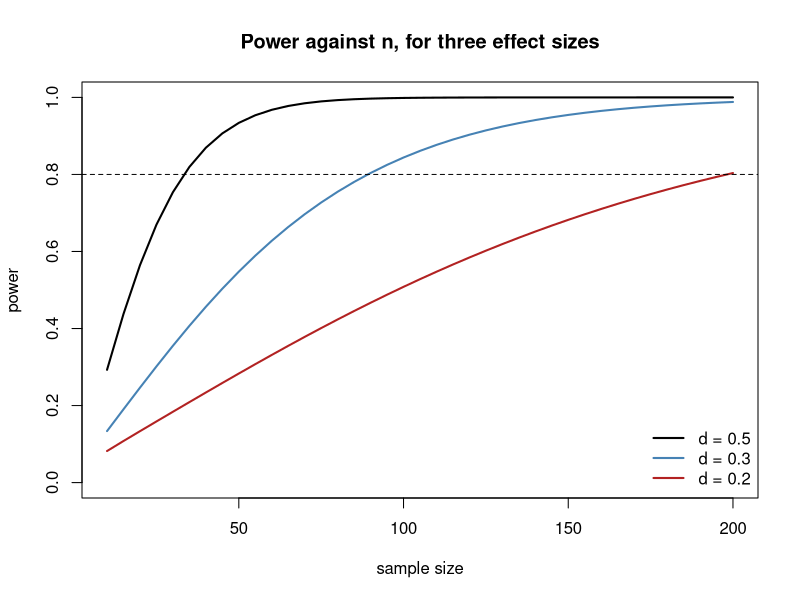
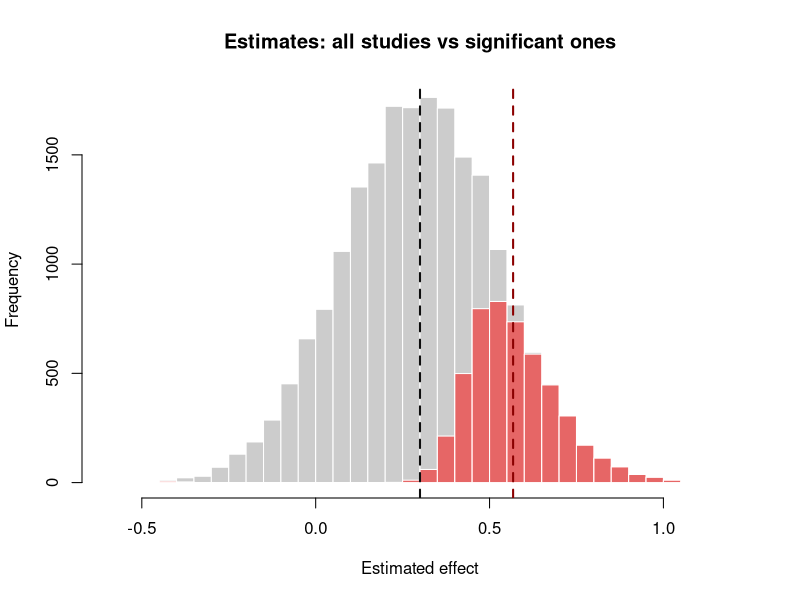
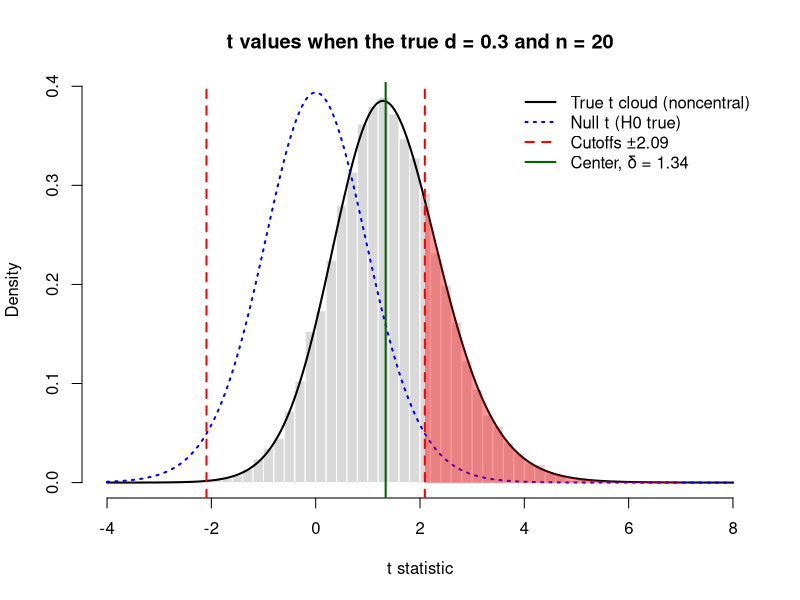

Write the R code that produced these figures, in order.


# Power ------------------------------------------------------------------------

# alpha is the false positive rate (chosen)
# alpha = 1 - confidence level

# beta is the false negative rate (inherited by study design)


# Power = 1 - beta
# power = P(rejecting H0 | H0 is false)
# The probability that a study finds a true effect
# The probability of rejecting H0 when H0 is false



set.seed(6101)
# True effect of 0.5 standard deviations. How often does n = 30 detect it?
detected <- replicate(10000, {
  x <- rnorm(30, mean = 0.5, sd = 1)
  t.test(x, mu = 0)$p.value < 0.05
})

round(mean(detected), 3)



# Two Simple Simulations to lead up to Power -----------------------------------
# The simulations assert that xbar is the true mean of the population.
# We show how often random sampling correctly rejects the null value, mean = 0,
# for a one sample t test.The proportion of one sample test that correctly rejects
# the null is the power of the study.

n30 <- 30
xbar <- 0.5
mu <- 0
sd_1 <- 1
sd_d5 <- 0.5
cv <- qt(0.975, n30 - 1)

# Simulation 1
set.seed(6101)
x1 <- rnorm(30, mean = xbar, sd = sd_1) # random sample
t.test(x1, mu = mu) # one sample t test against mu = 0
sim1 <- t.test(x1, mu = mu)
sim1$statistic # t statistic 
cv # critical value
d1 <- (xbar - mu) / sd_1
d1 # cohen's d

round(c(t_stat = sim1$statistic,
        p = sim1$p.value,
        crit_val = cv,
        xbar = mean(x1),
        D = d1), 3)

# Non centrality parameter for a one sample t test
# Assuming d1 is true effect size (H0 is false), the center of the t distribution is given:
t1_center <- d1 * sqrt(n30)
t1_center # noncentral parameter
# if samples of n = 30 were repeatedly drawn, the t-distribution would be centered at t_center

# Simulation 2
set.seed(6101)
x2 <- rnorm(30, mean = xbar, sd = sd_d5)
sim2 <- t.test(x2, mu = mu)
sim2$statistic
cv
d2 <- (xbar - mu) / sd_d5
d2

round(c(t_stat = sim2$statistic,
        p = sim2$p.value,
        crit_val = cv,
        xbar = mean(x2),
        D = d2), 3)

# Non centrality parameter for a one sample t test
# Assuming d2 is true effect size (H0 is false), the center of the t distribution is given:
t2_center <- d2 * sqrt(n30)
t2_center # noncentral parameter
# if samples of n = 30 were repeatedly drawn, the t-distribution would be centered at t_center


# Non centrality parameter for a two-sample t test
# parameter = (mu1 - mu2) / (sigma * sqrt(2/n)) = d * sqrt(n/2)


# Exact, from the noncentral t
power_t <- function(d, n, alpha = 0.05) {
  crit <- qt(1 - alpha/2, df = n - 1)
  ncp  <- d * sqrt(n)
  1 - pt(crit, n - 1, ncp = ncp) + pt(-crit, n - 1, ncp = ncp)
}

power_t(0.5, 30)   # ~0.754
power_t(1.0, 30)   # ~0.9999+





# Replicated Simulations for Sim1 and Sim2
set.seed(6101)
sim1_rep <- replicate(10000, {
  x <- rnorm(n30, mean = xbar, sd = sd_1)
  t.test(x, mu = mu)$p.value < 0.05
})
sim1_power <- round(mean(sim1_rep), 3) # the proportion of replications where the true effect was detected

sim1_tpower <- power.t.test(n = 30, delta = 0.5, sd = 1,   type = "one.sample")$power   # ~0.754

sim1_falseneg <- 1 - sim1_power
sim1_falseneg

# Sim2 increases power by shrinking spread and consequently SE
set.seed(6101)
sim2_rep <- replicate(10000, {
  x <- rnorm(n30, mean = xbar, sd = sd_d5)
  t.test(x, mu = mu)$p.value < 0.05
})
sim2_power <- round(mean(sim2_rep), 3) # the proportion of replications where the true effect was detected

sim2_falseneg <- 1 - sim2_power
sim2_falseneg

# Same setup but using an R function:
power.t.test(n = 30, delta = 0.5, sd = 0.5, type = "one.sample")$power   # ~0.9999+

# Other ways to increase power by study design
# Precise measurement (decrease spread)
# Control variability: homogenous sample, standardized conditions, adjusting for covariates
#   (decrease residual SD)
# Use paired or within-subject design which removes person to person differences


# Increase power by analysis decision
# Increase n
# Choice of alpha



# Power as function of sample size (n) at 3 effect sizes -----------------------
n <- seq(10, 200, by = 5)
pw <- function(d) sapply(n, function(k)
  power.t.test(n = k, delta = d, sd = 1, type = "one.sample")$power)

plot(n, pw(0.5), type = "l", lwd = 2, ylim = c(0, 1),
     xlab = "sample size", ylab = "power",
     main = "Power against n, for three effect sizes")
lines(n, pw(0.3), lwd = 2, col = "steelblue")
lines(n, pw(0.2), lwd = 2, col = "firebrick")
abline(h = 0.8, lty = 2)
legend("bottomright", bty = "n", lwd = 2,
       col = c("black", "steelblue", "firebrick"),
       legend = c("d = 0.5", "d = 0.3", "d = 0.2"))



for (d in c(0.8, 0.5, 0.3, 0.2, 0.1)) {
  n80 <- ceiling(power.t.test(delta = d, sd = 1, power = 0.8,
                              type = "one.sample")$n)
  cat("d =", format(d, nsmall = 1), " n for 80% power:", n80, "\n")
}
# d = 0.8  n for 80% power: 15 
# d = 0.5  n for 80% power: 34 
# d = 0.3  n for 80% power: 90 
# d = 0.2  n for 80% power: 199 
# d = 0.1  n for 80% power: 787 


# Only looking at studies with significant findings:
set.seed(3)
res <- replicate(20000, {
  x  <- rnorm(20, mean = 0.3, sd = 1)
  tt <- t.test(x, mu = 0)
  c(p = tt$p.value, estimate = mean(x))
})

sig <- res["p", ] < 0.05

round(c(true_effect          = 0.3,
        power                = mean(sig),
        mean_estimate_all    = mean(res["estimate", ]),
        mean_estimate_if_sig = mean(res["estimate", sig])), 3)

est <- res["estimate", ]
hist(est, breaks = 60, col = "gray80", border = "white",
     main = "Estimates: all studies vs significant ones", xlab = "Estimated effect") # distribution of all samples
hist(est[sig], breaks = 60, col = rgb(1, 0, 0, 0.5), border = "white", add = TRUE) # distribution of samples with p < 0.05
abline(v = 0.3, lty = 2, lwd = 2, col = "grey5") # mean of all samples
abline(v = mean(res["estimate", sig]), lty = 2, lwd = 2, col = 'darkred') # mean of samples with p < 0.05



# T Distributions of Winner's Curse Simulation ---------------------------------
# Histogram of the null value
# Critical values based on null

# Histogram of sampling and its center
# Significant samples (above cut off) highlighted 

set.seed(3)
t_vals <- replicate(20000, t.test(rnorm(20, mean = 0.3, sd = 1), mu = 0)$statistic)

crit <- qt(0.975, df = 19)     # 2.093
ncp  <- 0.3 * sqrt(20)         # 1.342, center of the t cloud
mean(abs(t_vals) > crit)       # simulated power, ~0.247

# Histogram of the simulated t values
hist(t_vals, breaks = 60, freq = FALSE, col = "gray85", border = "white",
     xlim = c(-4, 8), xlab = "t statistic",
     main = "t values when the true d = 0.3 and n = 20")

# Exact noncentral t curve (the cloud the histogram is estimating)
x <- seq(-4, 8, length.out = 1000)
lines(x, dt(x, df = 19, ncp = ncp), lwd = 2)

# Null t curve for reference (where the cutoffs come from)
lines(x, dt(x, df = 19), lwd = 2, lty = 3, col = "blue")

# Cutoffs
abline(v = c(-crit, crit), lty = 2, col = "red", lwd = 2)

# Center of the cloud
abline(v = ncp, lty = 1, col = "darkgreen", lwd = 2)

# Shade the part of the noncentral curve beyond the upper cutoff (the "wins")
xr <- x[x >= crit]
polygon(c(crit, xr, max(xr)), c(0, dt(xr, 19, ncp = ncp), 0),
        col = rgb(1, 0, 0, 0.4), border = NA)

legend("topright", bty = "n", lwd = 2, lty = c(1, 3, 2, 1),
       col = c("black", "blue", "red", "darkgreen"),
       legend = c("True t cloud (noncentral)", "Null t (H0 true)",
                  "Cutoffs ±2.09", "Center, δ = 1.34"))
